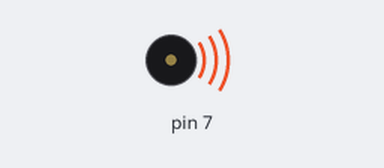
Simulated run of this sketch. Board: Arduino Uno, built with avr-gcc and run on an emulated ATmega328P. Shown: buzzer (waves = sounding).

Above: at 0.8 s.
Timing chart, 0 to 8.3 s (numbered marks = the images above):
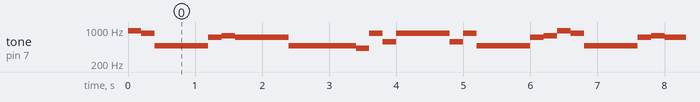

The sketch:

SpeakerSong.ino
```cpp
void setup() {
  pinMode(7, OUTPUT);
}

void loop(){
  int one=200;

   tone(7,955,one); //c
   delay(one);
   tone(7,851,one); //b
   delay(one);

   tone(7,477,one*4); //cc
   delay(one*4);
   tone(7,715,one); //f
   delay(one);
   tone(7,758,one); //e
   delay(one);

   tone(7,715,one*4); //f
   delay(one*4);
   tone(7,477,one*2); //cc
   delay(one*2);

   tone(7,477,one*3); //cc
   delay(one*3);
   tone(7,425,one); //dd
   delay(one);
   tone(7,851,one); //b
   delay(one);
   tone(7,568,one); //a
   delay(one);

   tone(7,851,one*4); //b
   delay(one*4);
   tone(7,568,one); //a
   delay(one);
   tone(7,851,one); //b
   delay(one);

   tone(7,477,one*4); //cc
   delay(one*4);
   tone(7,715,one); //f
   delay(one);
   tone(7,758,one); //e
   delay(one);
}

void c(){
  for(long i=0; i <100000 ; i+=500){ //1초동안
    digitalWrite(7,1);
      delayMicroseconds(955);
      digitalWrite(7,0);
      delayMicroseconds(955);
  }
}

void d(){
  for(long i=0; i <100000 ; i+=500){ //1초동안
    digitalWrite(7,1);
      delayMicroseconds(851);
      digitalWrite(7,0);
      delayMicroseconds(851);
  }
}

void e(){
  for(long i=0; i <100000 ; i+=500){ //1초동안
    digitalWrite(7,1);
      delayMicroseconds(758);
      digitalWrite(7,0);
      delayMicroseconds(758);
  }
}

void f(){
  for(long i=0; i <100000 ; i+=500){ //1초동안
    digitalWrite(7,1);
      delayMicroseconds(715);
      digitalWrite(7,0);
      delayMicroseconds(715);
  }
}

void g(){
  for(long i=0; i <100000 ; i+=500){ //1초동안
    digitalWrite(7,1);
      delayMicroseconds(637);
      digitalWrite(7,0);
      delayMicroseconds(637);
  }
}

void a(){
  for(long i=0; i <100000 ; i+=500){ //1초동안
    digitalWrite(7,1);
      delayMicroseconds(568);
      digitalWrite(7,0);
      delayMicroseconds(568);
  }
}

void b(){
  for(long i=0; i <100000 ; i+=500){ //1초동안
    digitalWrite(7,1);
      delayMicroseconds(506);
      digitalWrite(7,0);
      delayMicroseconds(506);
  }
}

void cc(){
  for(long i=0; i <100000 ; i+=500){ //1초동안
    digitalWrite(7,1);
      delayMicroseconds(477);
      digitalWrite(7,0);
      delayMicroseconds(477);
  }
}

void dd(){
  for(long i=0; i <100000 ; i+=500){ //1초동안
    digitalWrite(7,1);
      delayMicroseconds(425);
      digitalWrite(7,0);
      delayMicroseconds(425);
  }
}
```

Measured:
- by itself, tone on pin 7: repeats every 6.4 s: 851 Hz 0.20 s, 477 Hz 0.80 s, 715 Hz 0.20 s, 758 Hz 0.20 s, 715 Hz 0.80 s, 477 Hz 1.0 s, 425 Hz 0.20 s, 851 Hz 0.20 s, 568 Hz 0.20 s, 851 Hz 0.80 s, 568 Hz 0.20 s, 851 Hz 0.20 s, 477 Hz 0.80 s, 715 Hz 0.20 s, 758 Hz 0.20 s, 955 Hz 0.20 s
